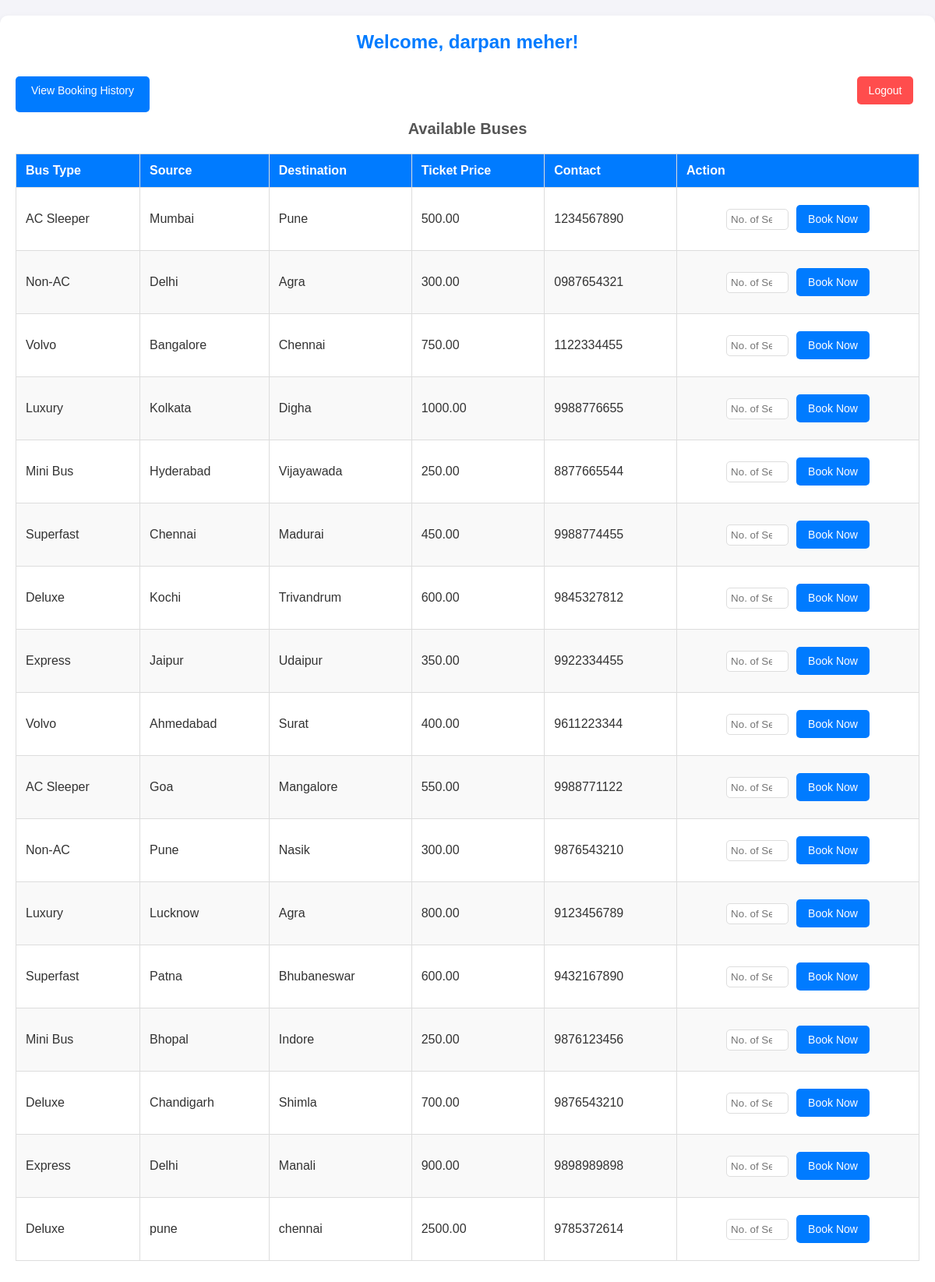
Screenshot of /dashboard.php (signed in) with the database file from the repository.
### tables this page shows
CREATE TABLE `buses` (
  `bus_id` int(11) NOT NULL,
  `bus_type` varchar(100) NOT NULL,
  `source` varchar(100) NOT NULL,
  `destination` varchar(100) NOT NULL,
  `contact` varchar(100) NOT NULL,
  `ticket_price` decimal(10,2) NOT NULL DEFAULT 0.00,
  `driver_id` int(11) DEFAULT NULL
);

### dashboard.php (the view, shortened to what this page needs)
<!DOCTYPE html>
<html lang="en">
<head>
  <link rel="stylesheet" href="dashboard.css">
</head>
<body>
    <div class="container">
        <h2>Welcome, <?php echo $_SESSION['user']; ?>!</h2>
        <div class="button-container">
    <a href="booking_history.php" class="history-btn">View Booking History</a>
    <a href="main.php" class="logout">Logout</a>
</div>
        <h3>Available Buses</h3>
        <table>
            <thead>
                <tr>
                    <th>Bus Type</th>
                    <th>Source</th>
                    <th>Destination</th>
                    <th>Ticket Price</th>
                    <th>Contact</th>
                    <th>Action</th>
                </tr>
            </thead>
            <tbody>
                <?php
                $conn = new mysqli("localhost", "root", "", "bus_system");
                $sql = "SELECT * FROM buses";
                $result = $conn->query($sql);
                if ($result->num_rows > 0) {
                    while ($row = $result->fetch_assoc()) {
                        echo "<tr>
                                <td>{$row['bus_type']}</td>
                                <td>{$row['source']}</td>
                                <td>{$row['destination']}</td>
                                <td>{$row['ticket_price']}</td>
                                <td>{$row['contact']}</td>
                                <td>
                                    <form method='post' action='book_ticket.php' class='book-form'>
                                        <input type='hidden' name='bus_id' value='" . htmlspecialchars($row['bus_id']) . "'>
                                        <input type='hidden' name='ticket_price' value='" . htmlspecialchars($row['ticket_price']) . "'>
                                        <input type='number' name='seat_count' placeholder='No. of Seats' min='1' required>
                                        <button type='submit'>Book Now</button>
                                    </form>
                                </td>
                              </tr>";
                    }
                } else {
                    echo "<tr><td colspan='6'>No buses available</td></tr>";
                }
                ?>
            </tbody>
        </table>
</body>
</html>

### dashboard.css (style rules this page uses)
* { margin: 0; padding: 0; box-sizing: border-box; }
body { font-family: 'Arial', sans-serif; background-color: #f4f4f9; color: #333; }
.container { max-width: 1200px; margin: 20px auto; padding: 20px; background: white; border-radius: 10px; box-shadow: 0 4px 8px rgba(0, 0, 0, 0.1); text-align: center; }
.container h2 { font-size: 24px; margin-bottom: 10px; color: #007bff; }
.container h3 { font-size: 20px; margin-bottom: 20px; color: #555; }
table { width: 100%; border-collapse: collapse; margin: 20px 0; }
thead { background-color: #007bff; color: white; }
th, td { padding: 12px; text-align: left; border: 1px solid #ddd; }
tbody tr:nth-child(even) { background-color: #f9f9f9; }
button, .history-btn, .logout { display: inline-block; padding: 10px 15px; font-size: 14px; color: white; background-color: #007bff; border: none; border-radius: 5px; cursor: pointer; text-decoration: none; margin: 10px 0; transition: background-color 0.3s ease; }
.history-btn { margin-top: 20px; text-align: center; display: block; }
.logout { background-color: #ff4d4d; text-align: center; display: block; margin: 20px auto; width: fit-content; }
.book-form { display: flex; gap: 10px; justify-content: center; align-items: center; }
.book-form input[type="number"] { width: 80px; padding: 5px; border: 1px solid #ddd; border-radius: 5px; }
.button-container { display: flex; justify-content: center; gap: 900px; }
.history-btn { padding: 10px 20px; background-color: #007bff; color: white; text-decoration: none; border-radius: 5px; text-align: center; display: inline-block; }

### rows the page displays
buses: bus_type "AC Sleeper", source "Mumbai", destination "Pune", ticket_price "500.00", contact "1234567890"
buses: bus_type "Non-AC", source "Delhi", destination "Agra", ticket_price "300.00", contact "0987654321"
buses: bus_type "Volvo", source "Bangalore", destination "Chennai", ticket_price "750.00", contact "1122334455"
buses: bus_type "Luxury", source "Kolkata", destination "Digha", ticket_price "1000.00", contact "9988776655"
buses: bus_type "Mini Bus", source "Hyderabad", destination "Vijayawada", ticket_price "250.00", contact "8877665544"
buses: bus_type "Superfast", source "Chennai", destination "Madurai", ticket_price "450.00", contact "9988774455"
buses: bus_type "Deluxe", source "Kochi", destination "Trivandrum", ticket_price "600.00", contact "9845327812"
buses: bus_type "Express", source "Jaipur", destination "Udaipur", ticket_price "350.00", contact "9922334455"
buses: bus_type "Volvo", source "Ahmedabad", destination "Surat", ticket_price "400.00", contact "9611223344"
buses: bus_type "AC Sleeper", source "Goa", destination "Mangalore", ticket_price "550.00", contact "9988771122"
buses: bus_type "Non-AC", source "Pune", destination "Nasik", ticket_price "300.00", contact "9876543210"
buses: bus_type "Luxury", source "Lucknow", destination "Agra", ticket_price "800.00", contact "9123456789"
buses: bus_type "Superfast", source "Patna", destination "Bhubaneswar", ticket_price "600.00", contact "9432167890"
buses: bus_type "Mini Bus", source "Bhopal", destination "Indore", ticket_price "250.00", contact "9876123456"
buses: bus_type "Deluxe", source "Chandigarh", destination "Shimla", ticket_price "700.00", contact "9876543210"
buses: bus_type "Express", source "Delhi", destination "Manali", ticket_price "900.00", contact "9898989898"
buses: bus_type "Deluxe", source "pune", destination "chennai", ticket_price "2500.00", contact "9785372614"

### other values shown
$_SESSION['user'] "darpan meher"
